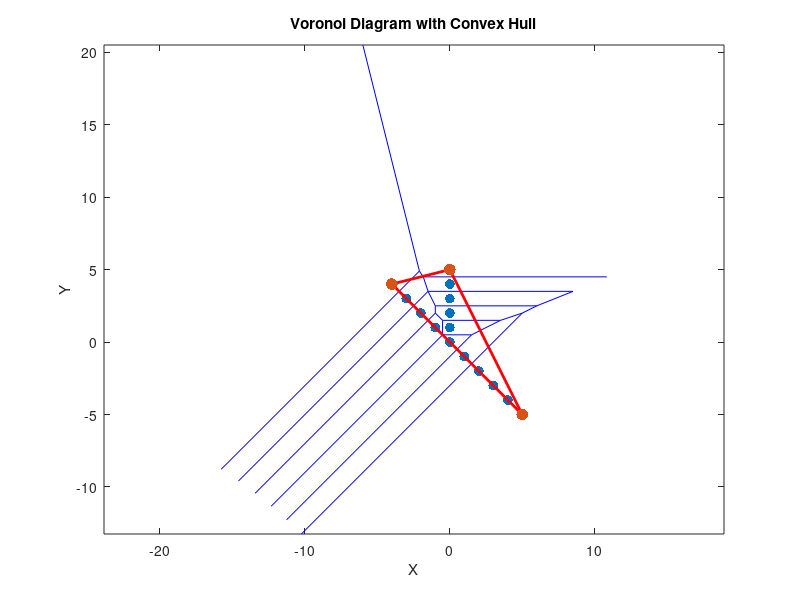

Recreate this plot in MATLAB.
% Define the points A, B, and C
A = [1 - (0:5); (0:5) - 1]';       % Points A0 to A5
B = [(0:5)', -(0:5)'];             % Points B0 to B5
C = [zeros(6,1), (0:5)'];          % Points C0 to C5

% Combine all points into a single set
points = [A; B; C];

% Remove duplicate points
points = unique(points, 'rows');

% Compute Voronoi diagram
[vx, vy] = voronoi(points(:,1), points(:,2));

% Compute convex hull
k = convhull(points(:,1), points(:,2));
convex_hull_points = points(k, :);

% Create a single figure
figure;

% Plot the Voronoi diagram
plot(vx, vy, 'b-'); % Voronoi edges in blue
hold on;

% Plot all points
scatter(points(:,1), points(:,2), 50, 'filled', 'k'); % Points in black

% Plot the convex hull
plot(convex_hull_points(:,1), convex_hull_points(:,2), 'r-', 'LineWidth', 2); % Convex hull in red

% Add titles and labels
title('Voronoi Diagram with Convex Hull');
xlabel('X');
ylabel('Y');
axis equal;

% Highlight convex hull points
scatter(convex_hull_points(:,1), convex_hull_points(:,2), 70, 'filled', 'r'); % Convex hull vertices in red
hold off;

% Display number of half-lines
num_half_lines = length(k) - 1;  % Remove duplicate closing point
disp('Number of half-lines in the Voronoi diagram:');
disp(num_half_lines);
